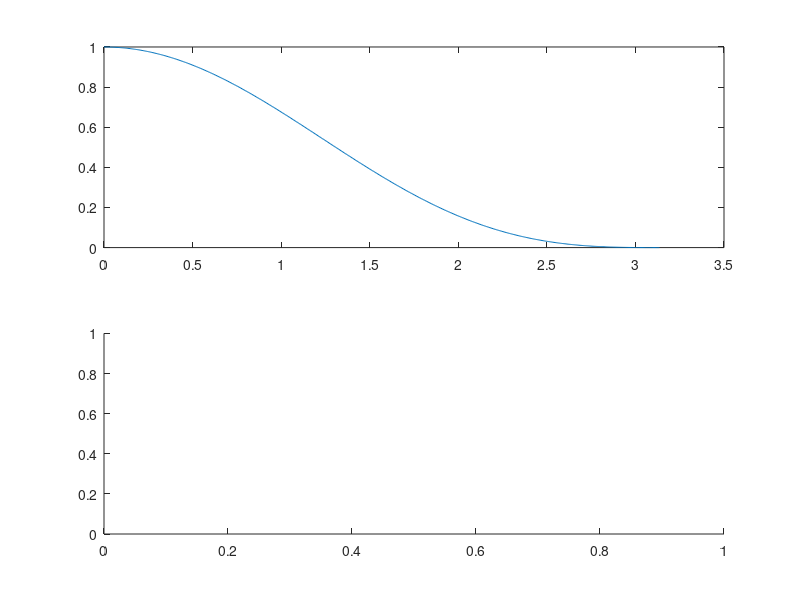

The MATLAB source for this figure: (Note: this script raises an error after producing the figure.)
clc;
clear all;

% FIR Filter
a= [1];
b= [0.125 0.375 0.375 0.125];
[h,w]=freqz([0.125 0.375 0.375 0.125],[1]);
figure(1);
subplot(2,1,1);
plot(w,abs(h));
subplot(2,1,2);
plot(w, phase(h));


% IIR Filter 1
b1= [0.1448];
a1= [1 -1.76 1.182 -0.2781];
[h,w]=freqz([0.1448],[1 -1.76 1.182 -0.2781]);
figure(2);
subplot(2,1,1);
plot(w,abs(h));
subplot(2,1,2);
plot(w, phase(h));


% IIR Filter 2
b2= [0.0181 0.0543 0.0543 0.0181];
a2= [1 -1.76 1.182 -0.2781];
[h,w]=freqz([0.0181 0.0543 0.0543 0.0181],[1 -1.76 1.182 -0.2781]);
figure(3);
subplot(2,1,1);
plot(w,abs(h));
subplot(2,1,2);
plot(w, phase(h));